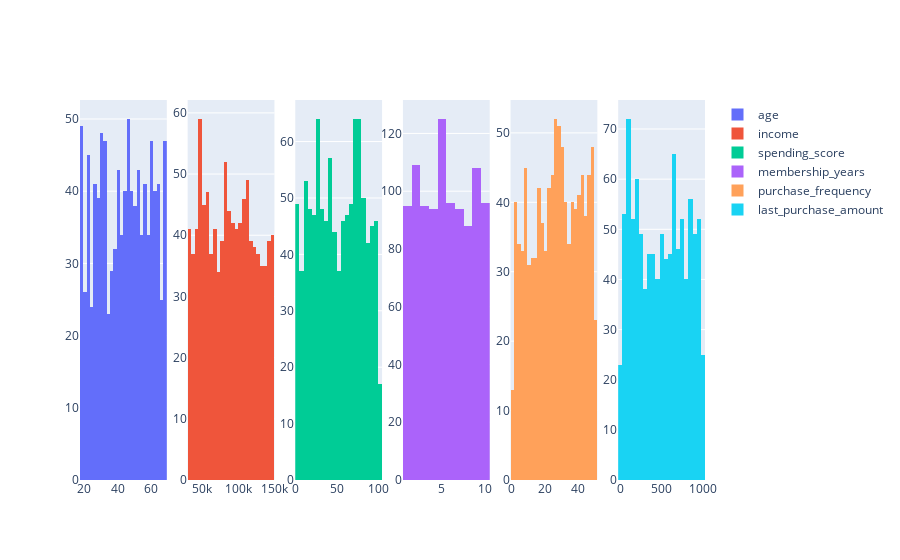

The notebook cell saved with this chart:
### Code cell
fig = make_subplots(rows=1, cols=len(num_df.columns))

for i, col in enumerate(num_df.columns):
    x = df[col]
    fig.add_trace(go.Histogram(x=x, name=col), row=1, col=i+1)

fig.show()

### Figure 1 — Plotly figure (JSON) as saved in the notebook; plotly's stock layout.template omitted (floating-point values rounded to 4 significant figures; data arrays with more than 128 entries replaced by an {"elided": "..."} marker saying what was removed)
{"data": [{"name": "age", "type": "histogram", "x": {"elided": "1000 int values"}, "xaxis": "x", "yaxis": "y"}, {"name": "income", "type": "histogram", "x": {"elided": "1000 int values"}, "xaxis": "x2", "yaxis": "y2"}, {"name": "spending_score", "type": "histogram", "x": {"elided": "1000 int values"}, "xaxis": "x3", "yaxis": "y3"}, {"name": "membership_years", "type": "histogram", "x": {"elided": "1000 int values"}, "xaxis": "x4", "yaxis": "y4"}, {"name": "purchase_frequency", "type": "histogram", "x": {"elided": "1000 int values"}, "xaxis": "x5", "yaxis": "y5"}, {"name": "last_purchase_amount", "type": "histogram", "x": {"elided": "1000 float values"}, "xaxis": "x6", "yaxis": "y6"}], "layout": {"autosize": true, "xaxis": {"anchor": "y", "autorange": true, "domain": [0, 0.1389], "range": [17.5, 69.5], "type": "linear"}, "xaxis2": {"anchor": "y2", "autorange": true, "domain": [0.1722, 0.3111], "range": [30000.0, 150000.0], "type": "linear"}, "xaxis3": {"anchor": "y3", "autorange": true, "domain": [0.3444, 0.4833], "range": [-0.5, 104.5], "type": "linear"}, "xaxis4": {"anchor": "y4", "autorange": true, "domain": [0.5167, 0.6556], "range": [0.5, 10.5], "type": "linear"}, "xaxis5": {"anchor": "y5", "autorange": true, "domain": [0.6889, 0.8278], "range": [-0.5, 51.5], "type": "linear"}, "xaxis6": {"anchor": "y6", "autorange": true, "domain": [0.8611, 1], "range": [-25, 1025], "type": "linear"}, "yaxis": {"anchor": "x", "autorange": true, "domain": [0, 1], "range": [0, 52.63]}, "yaxis2": {"anchor": "x2", "autorange": true, "domain": [0, 1], "range": [0, 62.11]}, "yaxis3": {"anchor": "x3", "autorange": true, "domain": [0, 1], "range": [0, 67.37]}, "yaxis4": {"anchor": "x4", "autorange": true, "domain": [0, 1], "range": [0, 131.6]}, "yaxis5": {"anchor": "x5", "autorange": true, "domain": [0, 1], "range": [0, 54.74]}, "yaxis6": {"anchor": "x6", "autorange": true, "domain": [0, 1], "range": [0, 75.79]}}}
